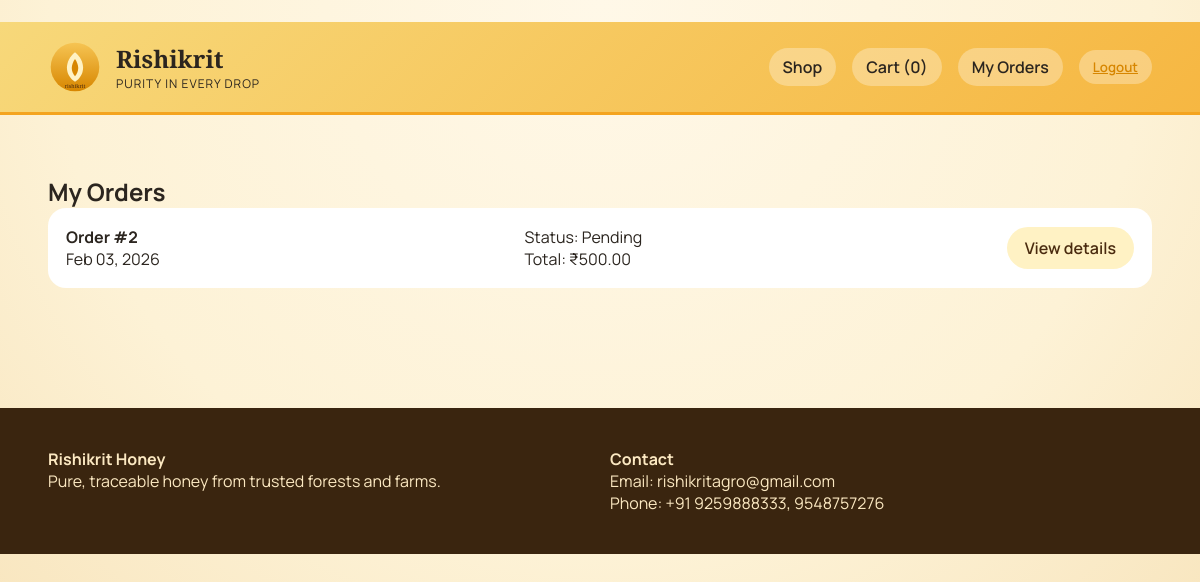
/orders/ (signed in), run on the app's committed database.
### store/models.py (models this page shows, shortened)
class Order(models.Model):
    STATUS_CHOICES = [
        ('pending', 'Pending'),
        ('paid', 'Paid'),
        ('packed', 'Packed'),
        ('shipped', 'Shipped'),
        ('delivered', 'Delivered'),
        ('cancelled', 'Cancelled'),
    ]
    PAYMENT_METHOD_CHOICES = [
        ('cod', 'Cash on Delivery'),
        ('upi', 'UPI'),
        ('stripe', 'Card (Stripe)'),
    ]
    PAYMENT_STATUS_CHOICES = [
        ('pending', 'Pending'),
        ('paid', 'Paid'),
        ('failed', 'Failed'),
    ]
    user = models.ForeignKey(settings.AUTH_USER_MODEL, on_delete=models.SET_NULL, null=True, blank=True)
    full_name = models.CharField(max_length=120)
    phone = models.CharField(max_length=30)
    email = models.EmailField(blank=True)
    address = models.TextField()
    city = models.CharField(max_length=80)
    state = models.CharField(max_length=80)
    postal_code = models.CharField(max_length=20)
    notes = models.TextField(blank=True)
    status = models.CharField(max_length=20, choices=STATUS_CHOICES, default='pending')
    payment_method = models.CharField(max_length=20, choices=PAYMENT_METHOD_CHOICES, default='cod')
    payment_status = models.CharField(max_length=20, choices=PAYMENT_STATUS_CHOICES, default='pending')
    payment_reference = models.CharField(max_length=120, blank=True)
    coupon = models.ForeignKey(Coupon, on_delete=models.SET_NULL, null=True, blank=True)
    discount_amount = models.DecimalField(max_digits=10, decimal_places=2, default=0)
    delivery_fee = models.DecimalField(max_digits=10, decimal_places=2, default=0)
    created_at = models.DateTimeField(auto_now_add=True)
    @property
    def subtotal(self):
        total = Decimal('0.00')
        for item in self.items.all():
            total += item.subtotal
        return total
    @property
    def total(self):
        return self.subtotal - self.discount_amount + self.delivery_fee

class OrderItem(models.Model):
    order = models.ForeignKey(Order, related_name='items', on_delete=models.CASCADE)
    product = models.ForeignKey(Product, on_delete=models.PROTECT)
    quantity = models.PositiveIntegerField(default=1)
    price = models.DecimalField(max_digits=10, decimal_places=2)
    @property
    def subtotal(self):
        return self.price * self.quantity

### store/views.py (the view)
# urls.py: path('orders/', views.order_history, name='order_history'),
@login_required
def order_history(request):
    orders = Order.objects.filter(user=request.user).order_by('-created_at')
    return render(request, 'store/order_history.html', {'orders': orders})

### store/cart.py (called while the page is built, shortened)
def get_cart(request):
    return request.session.get(CART_SESSION_KEY, {})

def get_cart_items(request):
    cart = get_cart(request)
    product_ids = [int(pid) for pid in cart.keys()]
    products = Product.objects.filter(id__in=product_ids, is_active=True)
    items = []
    total = Decimal('0.00')
    return items, total

def get_cart_summary(request):
    items, total = get_cart_items(request)
    count = sum(item['quantity'] for item in items)
    return {
        'cart_count': count,
        'cart_total': total,
    }

### store/context_processors.py (called while the page is built)
def cart_summary(request):
    return get_cart_summary(request)

### templates/store/order_history.html
﻿{% extends 'store/base.html' %}
{% block content %}
<section class="orders">
    <div class="container">
        <h2>My Orders</h2>
        {% if orders %}
            <div class="order-list">
                {% for order in orders %}
                    <div class="order-card">
                        <div>
                            <h4>Order #{{ order.id }}</h4>
                            <p>{{ order.created_at|date:"M d, Y" }}</p>
                        </div>
                        <div>
                            <p>Status: {{ order.get_status_display }}</p>
                            <p>Total: ₹{{ order.total }}</p>
                        </div>
                        <a class="secondary-btn" href="{% url 'order_detail' order.id %}">View details</a>
                    </div>
                {% endfor %}
            </div>
        {% else %}
            <p>You have not placed any orders yet.</p>
        {% endif %}
    </div>
</section>
{% endblock %}

### static/store/css/site.css (style rules this page uses)
:root { --amber: #f4b73a; --deep-amber: #d78600; --honey: #f6c453; --cream: #fff6e2; --brown: #4a2b0f; --charcoal: #2b251f; --soft: #fdf7ec; }
* { box-sizing: border-box; margin: 0; padding: 0; }
body { font-family: 'Manrope', sans-serif; color: var(--charcoal); background: radial-gradient(circle at top, #fff8e8 0%, #fdf2d6 55%, #f6e0b4 100%); min-height: 100vh; }
a { color: inherit; text-decoration: none; }
.container { width: min(1200px, 92%); margin: 0 auto; }
.primary-btn, .secondary-btn, .ghost-btn, .link-btn { border: none; cursor: pointer; font-weight: 600; font-family: inherit; }
.secondary-btn { background: #fff2c4; color: var(--brown); padding: 10px 18px; border-radius: 30px; }
.cart, .checkout, .order-success, .orders, .auth { padding: 60px 0; }
.order-list { display: grid; gap: 16px; }
.order-card { background: white; padding: 18px; border-radius: 18px; display: flex; align-items: center; justify-content: space-between; gap: 16px; }

### data on the page
Order: id "2", created_at "Feb 03, 2026", status "Pending", total "500.00"

### other printed values
{{ cart_count }} "0"
